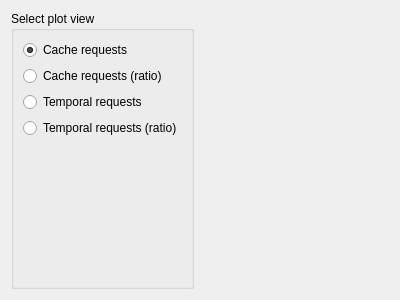
<?xml version="1.0" encoding="UTF-8"?>
<ui version="4.0">
 <class>CacheInspector</class>
 <widget class="QWidget" name="CacheInspector">
  <property name="geometry">
   <rect>
    <x>0</x>
    <y>0</y>
    <width>400</width>
    <height>300</height>
   </rect>
  </property>
  <property name="windowTitle">
   <string>Form</string>
  </property>
  <layout class="QGridLayout" name="gridLayout">
   <item row="0" column="0">
    <layout class="QHBoxLayout" name="horizontalLayout_2">
     <item>
      <widget class="QGroupBox" name="groupBox">
       <property name="title">
        <string>Select plot view</string>
       </property>
       <layout class="QVBoxLayout" name="verticalLayout">
        <item>
         <widget class="QRadioButton" name="crbutton">
          <property name="text">
           <string>Cache requests</string>
          </property>
          <property name="checked">
           <bool>true</bool>
          </property>
          <attribute name="buttonGroup">
           <string notr="true">selectedPlot</string>
          </attribute>
         </widget>
        </item>
        <item>
         <widget class="QRadioButton" name="crrbutton">
          <property name="text">
           <string>Cache requests (ratio)</string>
          </property>
          <attribute name="buttonGroup">
           <string notr="true">selectedPlot</string>
          </attribute>
         </widget>
        </item>
        <item>
         <widget class="QRadioButton" name="trbutton">
          <property name="text">
           <string>Temporal requests</string>
          </property>
          <attribute name="buttonGroup">
           <string notr="true">selectedPlot</string>
          </attribute>
         </widget>
        </item>
        <item>
         <widget class="QRadioButton" name="trrbutton">
          <property name="text">
           <string>Temporal requests (ratio)</string>
          </property>
          <attribute name="buttonGroup">
           <string notr="true">selectedPlot</string>
          </attribute>
         </widget>
        </item>
        <item>
         <spacer name="verticalSpacer">
          <property name="orientation">
           <enum>Qt::Vertical</enum>
          </property>
          <property name="sizeHint" stdset="0">
           <size>
            <width>20</width>
            <height>40</height>
           </size>
          </property>
         </spacer>
        </item>
       </layout>
      </widget>
     </item>
    </layout>
   </item>
   <item row="0" column="1">
    <widget class="QStackedWidget" name="plotview">
     <widget class="QCustomPlot" name="cacheRequestPlot"/>
     <widget class="QCustomPlot" name="cacheRequestRatioPlot"/>
     <widget class="QCustomPlot" name="temporalPlot"/>
     <widget class="QCustomPlot" name="temporalRatioPlot"/>
    </widget>
   </item>
  </layout>
 </widget>
 <customwidgets>
  <customwidget>
   <class>QCustomPlot</class>
   <extends>QWidget</extends>
   <header>external/qcustomplot/qcustomplot.h</header>
   <container>1</container>
  </customwidget>
 </customwidgets>
 <resources/>
 <connections/>
 <buttongroups>
  <buttongroup name="selectedPlot"/>
 </buttongroups>
</ui>
